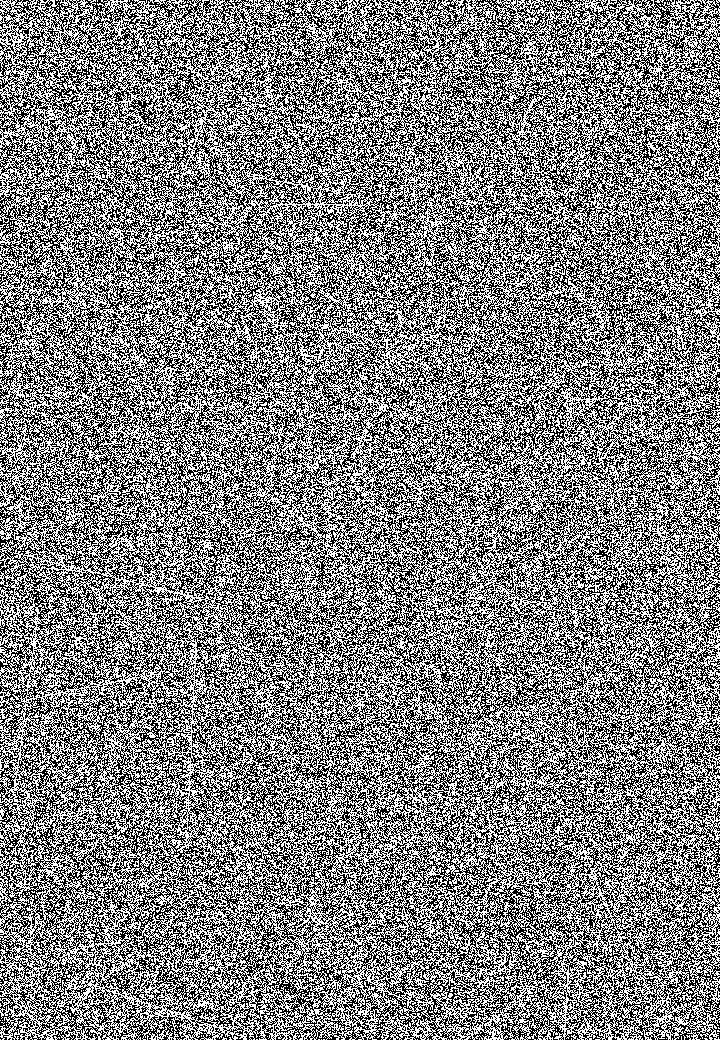
#> input picture ui/src/lib/mock-assets/grain.png, 720 x 1040 px
$ python -i covers.py   (imports and definitions only)
#> lines starting #> are read from the running program, lines starting #| are printed output that depends on the picture
"""Placeholder album covers used in the Ferric mockups (Ember, Tide, Moss).

Original procedural art made for this project, plus the accent-colour pick
the mockups use (most vivid of 6 median-cut colours, lightened to >= 4.5:1
contrast). Writes <name>.png and background variants into the current
folder and prints the derived colours. Requires numpy and Pillow.
"""
import numpy as np, colorsys, json
from PIL import Image, ImageDraw, ImageFilter
rng = np.random.default_rng(7)
S = 640
def grain(img, amt=14):
    a = np.asarray(img).astype(np.int16)
    a += rng.integers(-amt, amt, a.shape[:2])[..., None]
    return Image.fromarray(np.clip(a, 0, 255).astype(np.uint8))
def vgrad(c1, c2):
    t = np.linspace(0, 1, S)[:, None, None]
    a = (np.array(c1) * (1 - t) + np.array(c2) * t) * np.ones((S, S, 3))
    return Image.fromarray(a.astype(np.uint8))
# 1 Ember: dusk gradient, low sun, dark hills
im = vgrad((40, 12, 30), (232, 96, 44)); d = ImageDraw.Draw(im)
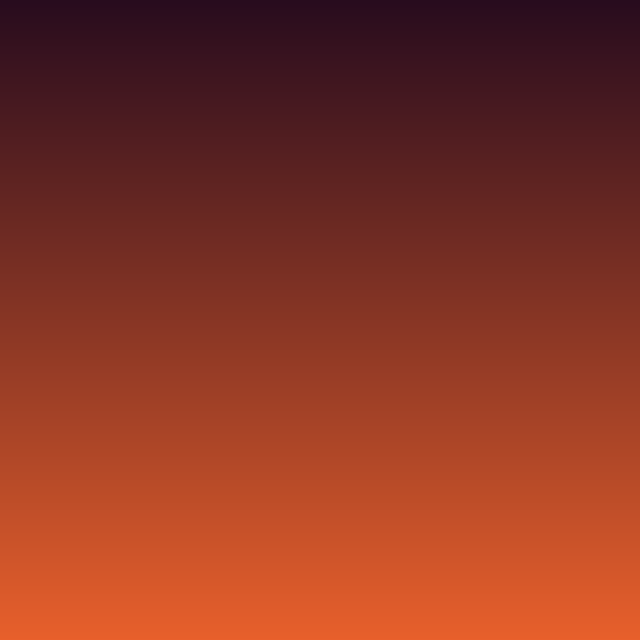
#> im: PIL image 640x640 RGB; mean R, G, B 135.5, 53.5, 36.5
# [4 lines not run here, left out]
ember = grain(im)
# 2 Tide: deep blue with layered teal waves
im = vgrad((8, 20, 48), (18, 70, 110)); d = ImageDraw.Draw(im)
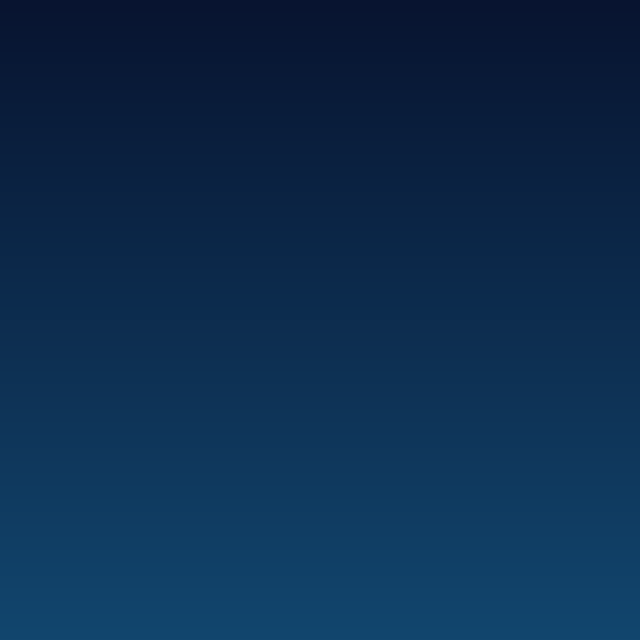
#> im: PIL image 640x640 RGB; mean R, G, B 12.5, 44.5, 78.5
# [5 lines not run here, left out]
tide = grain(im)
#> call 2 of grain, with amt = 14
#> in grain (call 2), `a += rng.integers(-amt, amt, a.shape[:2])[..., None]`:
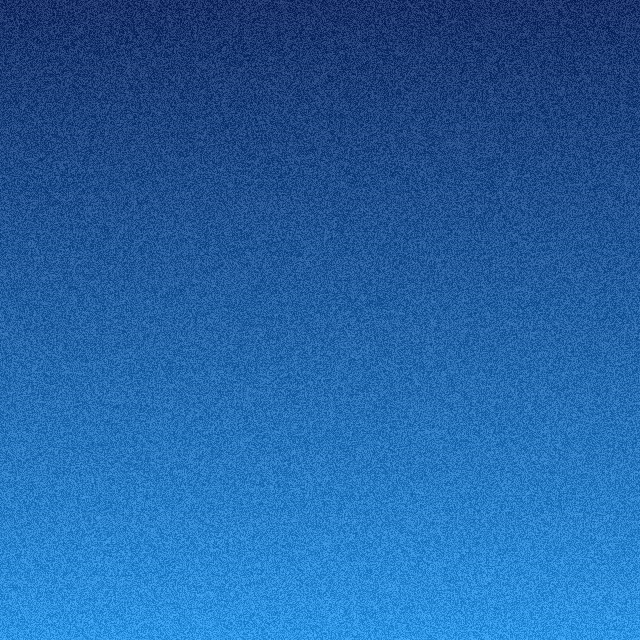
#> a: shape (640, 640, 3) int16; mean R, G, B 12, 44, 78; drawn with min black and max white
# 3 Moss: off-white geometric
im = Image.new("RGB", (S, S), (226, 222, 206)); d = ImageDraw.Draw(im)
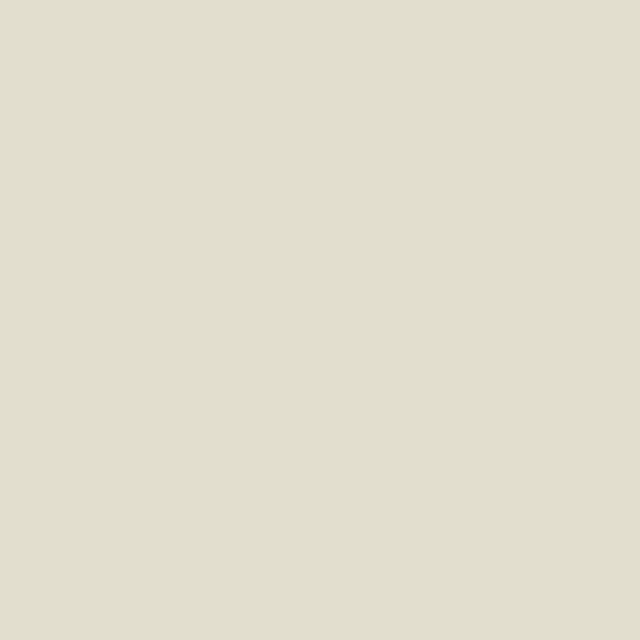
#> im: PIL image 640x640 RGB; mean R, G, B 226, 222, 206
# [2 lines not run here, left out]
moss = grain(im, 8)
def bg(img, w=360, h=520):
    # cover-fit to 90x130, blur sigma 6, x0.35, upscale
    small = img.resize((130, 130), Image.LANCZOS).crop((20, 0, 110, 130))
    b = small.filter(ImageFilter.GaussianBlur(6))
    a = (np.asarray(b).astype(float) * 0.35).astype(np.uint8)
    return Image.fromarray(a).resize((w, h), Image.BICUBIC)
def lum(c):
    f = [(v / 255) for v in c]; f = [v / 12.92 if v <= .03928 else ((v + .055) / 1.055) ** 2.4 for v in f]
    return .2126 * f[0] + .7152 * f[1] + .0722 * f[2]
def contrast(a, b):
    l1, l2 = sorted([lum(a), lum(b)], reverse=True); return (l1 + .05) / (l2 + .05)
def accent(img, bgimg):
    q = img.resize((64, 64)).quantize(6, method=Image.Quantize.MEDIANCUT)
    pal = q.getpalette()[:18]; counts = sorted(q.getcolors(), reverse=True)
    best, score = (179, 179, 179), -1
    for n, i in counts:
        c = tuple(pal[i * 3:i * 3 + 3]); h, l, s = colorsys.rgb_to_hls(*[v / 255 for v in c])
        if .25 <= l <= .85 and s * n ** .5 > score: best, score = c, s * n ** .5
    mean = tuple(int(v) for v in np.asarray(bgimg).reshape(-1, 3).mean(0))
    h, l, s = colorsys.rgb_to_hls(*[v / 255 for v in best])
    while contrast(best, mean) < 4.5 and l < .95:
        l += .02; best = tuple(int(v * 255) for v in colorsys.hls_to_rgb(h, l, s))
    return best, mean
out = {}
# [8 lines not run here, left out]

>>> import cv2
>>> picture = cv2.imread('../../ui/src/lib/mock-assets/grain.png', cv2.IMREAD_GRAYSCALE)
#> picture is the input picture: shape (1040, 720); min 0, max 255, mean 128.2
>>> result = bg(picture)
#> (the run stopped early here; a loop or call above may not have finished)
